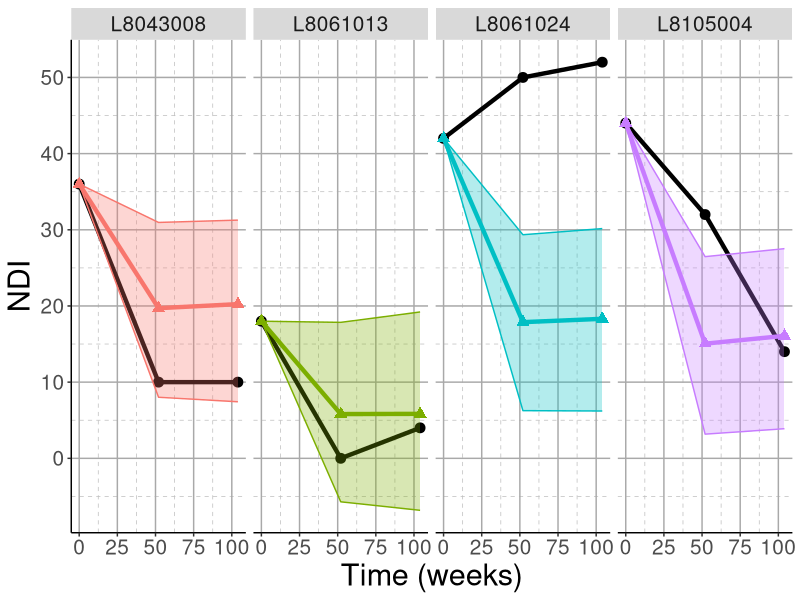

Source code (R): (Note: this script raises an error after producing the figure.)
## ---- chunk 1
knitr::opts_chunk$set(echo = TRUE, warning = "hide")
## ---- chunk 2

# Load libraries
rm(list = ls())
set.seed(19950306)
library(ggplot2)
library(lme4)
library(tidyverse)
library(nlme)
library(emmeans)
library(car)
library(lattice)
library(merTools)
library(xtable)

# Set layout for all figures
theme <- theme(panel.background = element_blank(),
          panel.grid.major = element_line(colour = "darkgrey", size=0.5),
          panel.grid.minor = element_line(colour = "grey", 
                                          size=.25, 
                                          linetype = "dashed"),
          panel.border = element_blank(),
          axis.line.x = element_line(colour = "black", 
                                     size=0.5, 
                                     lineend = "butt"),
          axis.line.y = element_line(colour = "black", 
                                     size=0.5),
          axis.text=element_text(size=15),
              axis.title=element_text(size=22),
              plot.title = element_text(size = 22),
              strip.text = element_text(size = 15),
              legend.title = element_blank())



df_prediction <- read.csv("Data/data_final_prediction_2019-11-05.csv", sep = ",")

df_prediction$time_fct <- as.factor(df_prediction$time_fct)



# Center predictors -> makes interpretation intercept easier
df_prediction$ndi0_cnt <- df_prediction$ndi0 - mean(df_prediction$ndi0)
df_prediction$hads0_tot_cnt <- df_prediction$hads0_tot - mean(df_prediction$hads0_tot)
str(df_prediction)

## ---- chunk 3


model_final <- nlme::lme(ndi1_2 ~ ndi0_cnt + hads0_tot_cnt + time_fct, method = "REML",
                         random = ~1|id, data = df_prediction)

summary(model_final)



model_final_coef <- data.frame(coef(summary(model_final)))
xtable(model_final_coef)


## ---- chunk 4

model_icc <- nlme::lme(ndi1_2 ~ 1, method = "REML",
                         random = ~1|id, data = df_prediction)

summary(model_icc)


# Calculate ICC (amount of var explained = 75 %
15.56856^2 / (15.56856^2 + 8.937615^2)


## ---- chunk 5

# Make prediction for subject L8141003
validation1 <- df_prediction[df_prediction$id == "L8141003",]
training1 <- df_prediction[df_prediction$id != "L8141003", ]

# Make prediction for subject L8105004
validation1 <- df_prediction[df_prediction$id == "L8105004",]
training1 <- df_prediction[df_prediction$id != "L8105004", ]

training.fit <-  lmer(ndi1_2 ~ ndi0 + hads0_tot_cnt + time_fct + (1|id), REML = T,
                      data = training1)


preds1 <- predictInterval(training.fit, newdata = validation1, n.sims = 999)
validation1 <- cbind(validation1, preds1)

# Make prediction for subject L8061024
validation2 <- df_prediction[df_prediction$id == "L8061024",]
training2 <- df_prediction[df_prediction$id != "L8061024",]

training.fit <-  lmer(ndi1_2 ~ ndi0 + hads0_tot + time_fct + (1|id), REML = T,
                      data = training2)

preds2 <- predictInterval(training.fit, newdata = validation2, n.sims = 999)
validation2 <- cbind(validation2, preds2)

# Make predictions for L8043008
validation3 <- df_prediction[df_prediction$id == "L8043008",]
training3 <- df_prediction[df_prediction$id != "L8043008",]

training.fit <-  lmer(ndi1_2 ~ ndi0 + hads0_tot + time_fct + (1|id), REML = T,
                      data = training3)

preds3 <- predictInterval(training.fit, newdata = validation3, n.sims = 999)
validation3 <- cbind(validation3, preds3)

# Make predictions for L8061013
validation4 <- df_prediction[df_prediction$id == "L8061013",]
training4 <- df_prediction[df_prediction$id != "L8061013",]

training.fit <-  lmer(ndi1_2 ~ ndi0 + hads0_tot + time_fct + (1|id), REML = T,
                      data = training4)

preds4 <- predictInterval(training.fit, newdata = validation4, n.sims = 999)
validation4 <- cbind(validation4, preds4)

# Combine predictions in one dataframe and plot the results
predict_4id <- rbind(validation1, validation2, validation3, validation4)

## ---- chunk 6

predict_4id$time <- as.numeric(as.character(predict_4id$time_fct))

predict_4id <- predict_4id %>%
  #add_row(id = "L8141003", ndi1_2 = 44, fit = 44, time = 0, upr = 44, lwr = 44, .before = 1) %>%
  add_row(id = "L8105004", ndi1_2 = 44, fit = 44, time = 0, upr = 44, lwr = 44, .before = 1) %>%
  add_row(id = "L8061024", ndi1_2 = 42, fit = 42, time = 0, upr = 42, lwr = 42, .before =  4) %>%
  add_row(id = "L8043008", ndi1_2 = 36, fit = 36, time = 0, upr = 36, lwr = 36, .before =  7) %>%
  add_row(id = "L8061013", ndi1_2 = 18, fit = 18, time = 0, upr = 18, lwr = 18, .before =  10)

ppredict <- ggplot(data = predict_4id, aes(x = time, y = ndi1_2)) + 
  geom_line(size = 1.5, col = "black") +
  geom_point(size = 3, col = "black") +
  geom_line(aes(x = time, y = fit, col = id), size = 1.5) +
  geom_point(aes(x = time, y = fit, col = id), size = 3, shape = 17) +
  geom_ribbon(aes(ymin= lwr, ymax= upr, col = id, fill = id), alpha=0.3) + theme +
  ylab("NDI") + xlab("Time (weeks)") +  facet_grid(~id) + theme(legend.position = "none")

plot(ppredict)

png("Figures/Predicted_ids.png",width = 15, height = 7, units='in',res=300)
plot(ppredict)
dev.off()


## ---- chunk 7

# Create folds
K <- 5
index <- rep(1:K, floor(nrow(df_prediction)/K)+1)[1:nrow(df_prediction)]
fold.index <- sample(index)


# Create Loss function: Root Mean Squard Error
Loss <- function(x, y){
  mse <- sum((x-y)^2)/length(x)
  rmse <- sqrt(mse)
  return(rmse)
}

loss <- numeric(K)

for (k in 1:K){
  training <- df_prediction[fold.index!=k, ]
  validation <- df_prediction[fold.index==k, ]
  training.fit <-  lme4::lmer(ndi1_2 ~ ndi0 + hads0_anx + hads0_depr + time_fct + (1|id), 
                    data = training, REML = T)
  
  validation.predict <- predict(training.fit, newdata=validation, type='response', 
                                allow.new.levels = T)
  loss[k] <- Loss(validation$ndi1_2, validation.predict)
}

# Show RMSE + SD
loss
RMSE  <- round(mean(loss), digits = 1)
RMSE
round(sd(loss), digits = 1)

# 95 % CI of RMSE
RMSE_se <- sd(loss) / sqrt(K)
lower <- round(mean(loss) - 1.96 * RMSE_se, digits = 1)
upper  <- round(mean(loss) + 1.96 * RMSE_se, digits = 1)
c(lower, upper)

## ---- chunk 8
# Create dataframe
predictions <- round(validation.predict, digits = 0)
validations <- validation$ndi1_2
subject <- validation$id
timepoint <- validation$time_fct
id_time <- paste(subject, timepoint, sep = "-")

df_hist_pred1 <- data.frame(id_time = id_time, id = subject, time = timepoint, 
                            value = predictions, var = "predictions")
df_hist_pred2 <- data.frame(id_time = id_time, id = subject, time = timepoint, 
                            value = validations, var = "validations")
df_hist_pred <- rbind(df_hist_pred1, df_hist_pred2)

df_hist_pred <- df_hist_pred[order(df_hist_pred$time),]

ggplot(data=df_hist_pred, aes(x=id_time, y=value, fill=var)) +
  geom_bar(stat="identity", position=position_dodge())+
  geom_text(aes(label=value), vjust=1.6, color="white",
            position = position_dodge(0.9), size=3.5)+
  ylab("NDI") + xlab("ID & visit") + 
  scale_fill_brewer(palette="Reds") + theme + 
  theme(axis.text.x = element_text(angle = 45, hjust = 1)) #+ facet_grid(~time)
